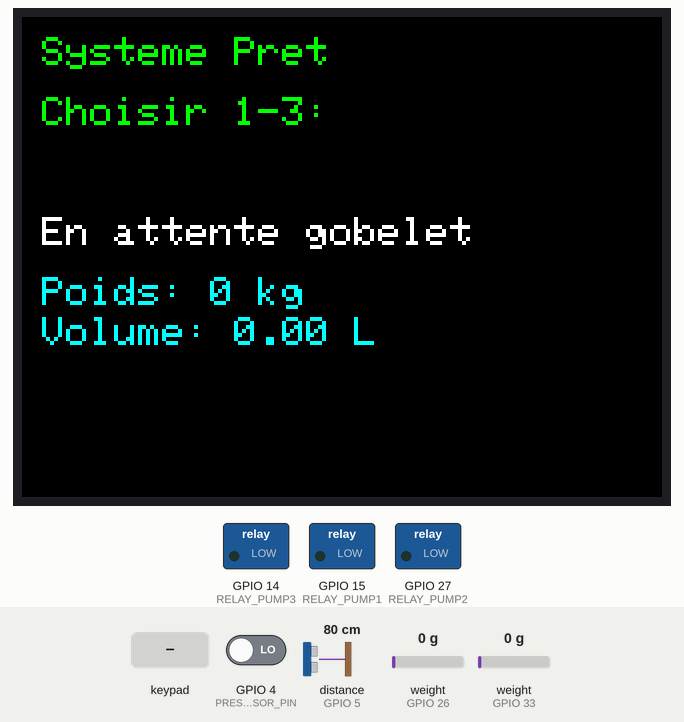
Simulated run of this sketch. Board: ESP32. On the bench: 320×240 colour display, switched loads named in the sketch (green lamp = pin HIGH). The test bench sets the inputs (shaded band); at power-on: distance to the obstacle (sensor on GPIO 5) 80 cm, weight on the scale (sensors on GPIO 26, GPIO 33) 0 g, GPIO 4 (PRESENCE_SENSOR_PIN) LOW. The echo pulse lasts 58.3 µs per cm; WiFi joins after 1.5 s; servers stay silent unless stated; uploads are accepted with an empty reply; what the sketch prints to the serial monitor is not drawn.

Above: at 4.9 s.
5.0 s: key '1' pressed
At 6.3 s:
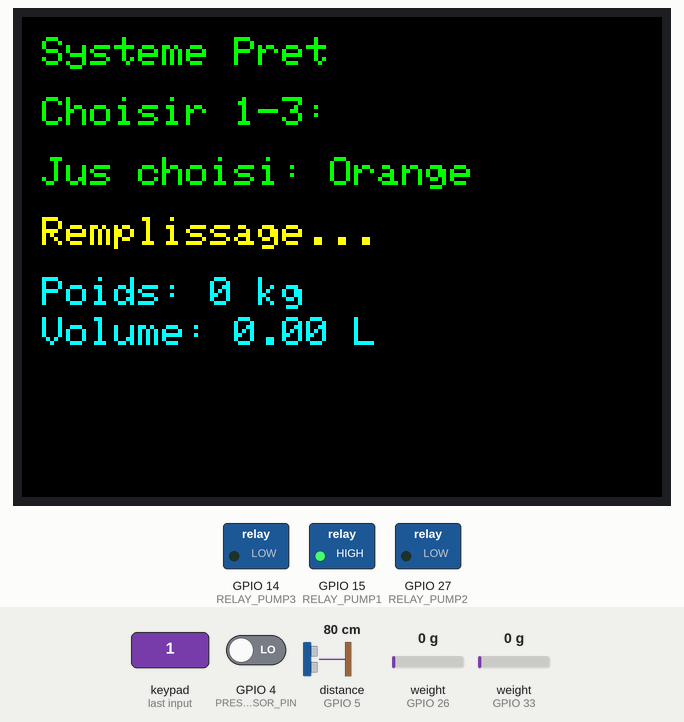
6.9 s: distance to the obstacle (sensor on GPIO 5) set to 25 cm
8.4 s: distance to the obstacle (sensor on GPIO 5) set to 21 cm
At 10.1 s:
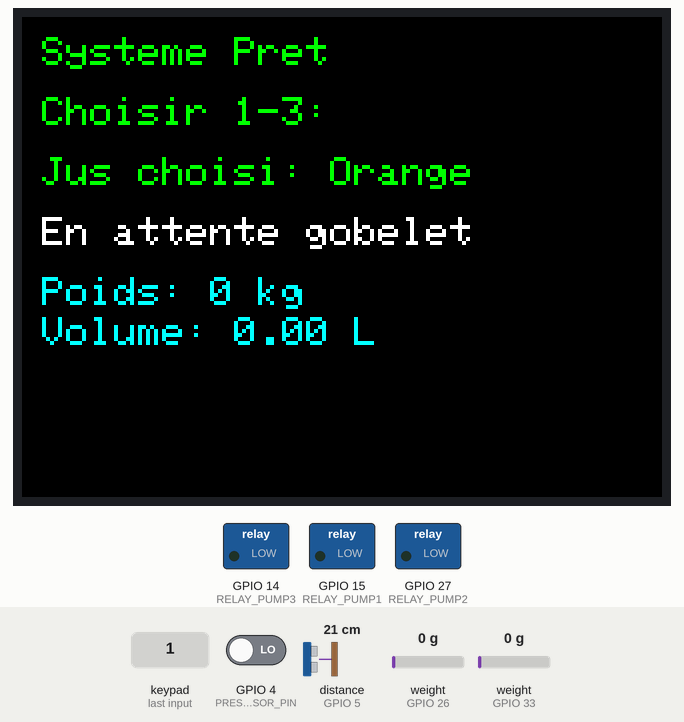
10.8 s: key '2' pressed
At 13.4 s:
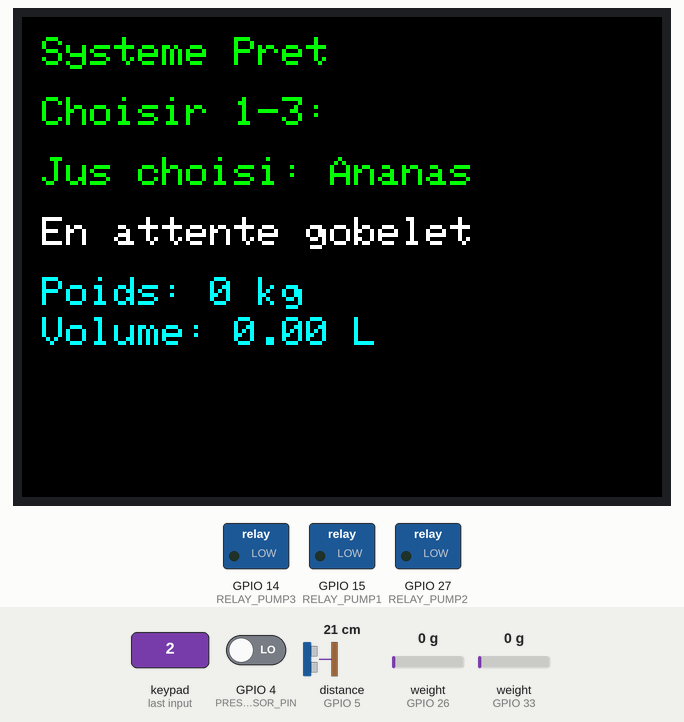
13.8 s: key '3' pressed
At 16.4 s:
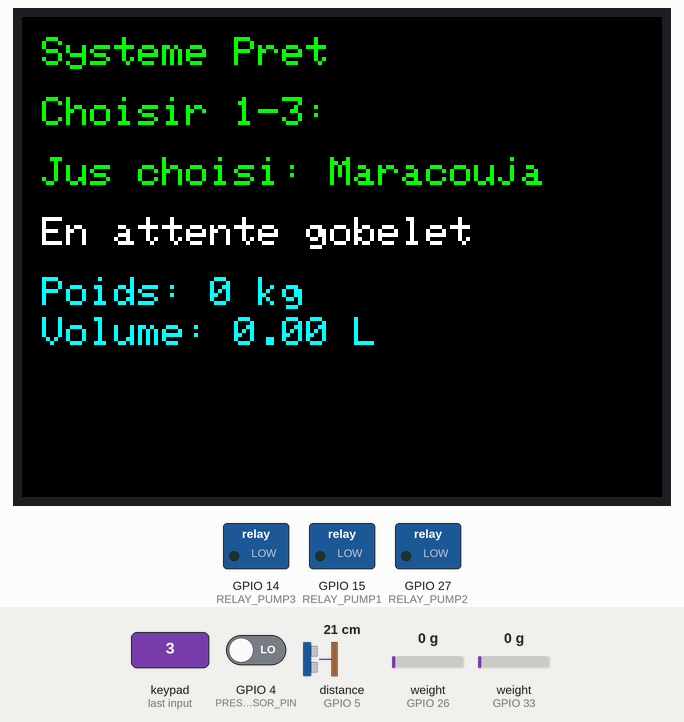
16.7 s: weight on the scale (sensor on GPIO 26) set to 100 g
At 18.9 s:
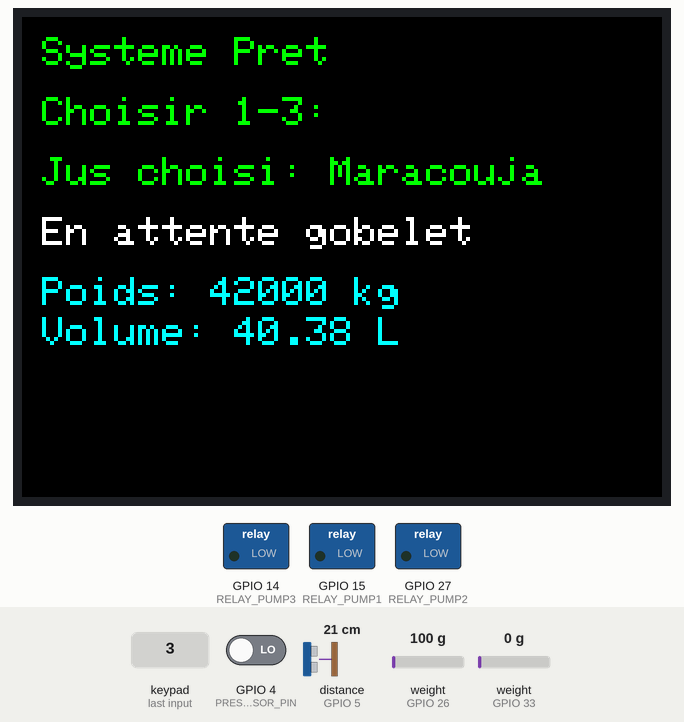
Timing chart, 0 to 19.9 s (numbered marks = the images above; inputs shaded):
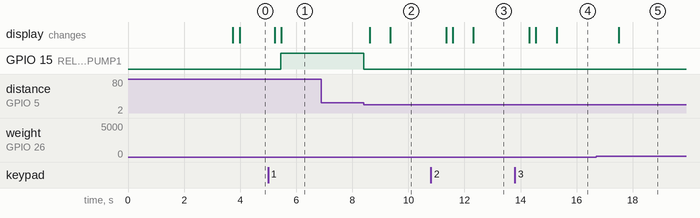

The sketch:

codeDistributeurJus.ino
```cpp
#include <TFT_eSPI.h>
#include <Keypad.h>
#include <NewPing.h>
#include "HX711.h"
#include <WiFi.h>
#include <WebServer.h>
#include <HTTPClient.h>
#include <ArduinoJson.h>
#include <string>

// Wi-Fi
const char* ssid = "FAMILIA YUSUF HAB";
const char* password = "Yusuf2023";

// WebServer
WebServer server(80);

//API Server
const char* apiUrl = "https://juiceapi.onrender.com/api/logs";
const char* apiKey = "Xf8%zL@eWq!39Hb#R^Mt6Jk*PzD!CyV1G$UnQxEo";

// Capteurs HX711
#define HX711_DT1 26
#define HX711_SCK1 25
#define HX711_DT2 33
#define HX711_SCK2 32

HX711 scale1;
HX711 scale2;

// Pompes et capteurs
#define RELAY_PUMP1 15
#define RELAY_PUMP2 27
#define RELAY_PUMP3 14
#define PRESENCE_SENSOR_PIN 4
#define TRIG_PIN 17
#define ECHO_PIN 5

NewPing sonar(TRIG_PIN, ECHO_PIN, 200);
TFT_eSPI tft = TFT_eSPI();

#define FULL_HEIGHT_CM 22
#define SENSOR_TO_EMPTY_CUP_CM 26
#define DENSITE_JUS 1.04

// Clavier
const byte ROWS = 3;
const byte COLS = 1;
char keys[ROWS][COLS] = {{'1'}, {'2'}, {'3'}};
byte rowPins[ROWS] = {16, 22, 13};
byte colPins[COLS] = {12};
Keypad keypad = Keypad(makeKeymap(keys), rowPins, colPins, ROWS, COLS);

int selectedPump = 0;
String nomJus = "Aucun";
int TemoinQuantite = 0;
unsigned long startTime;
unsigned long timeToService = 0;
unsigned long volumeTimer = 0;
bool isPumpActive = false;
void setup() {
  Serial.begin(115200);
  WiFi.begin(ssid, password);
  while (WiFi.status() != WL_CONNECTED) {
    delay(500);
    Serial.print(".");
  }
  Serial.println("Connecté au WiFi !");
  Serial.println(WiFi.localIP());

  // Config Web Server
  //server.on("/", handleWebPage);
  //server.begin();

  // Pompes
  pinMode(RELAY_PUMP1, OUTPUT);
  pinMode(RELAY_PUMP2, OUTPUT);
  pinMode(RELAY_PUMP3, OUTPUT);
  digitalWrite(RELAY_PUMP1, LOW);
  digitalWrite(RELAY_PUMP2, LOW);
  digitalWrite(RELAY_PUMP3, LOW);

  pinMode(PRESENCE_SENSOR_PIN, INPUT);

  // Capteurs poids
  scale1.begin(HX711_DT1, HX711_SCK1);
  scale2.begin(HX711_DT2, HX711_SCK2);
  scale1.set_scale();
  scale2.set_scale();
  scale1.tare();
  scale2.tare();

  // Écran
  tft.init();
  tft.setRotation(1);
  tft.fillScreen(TFT_BLACK);
  tft.setTextSize(2);
  tft.setTextColor(TFT_GREEN, TFT_BLACK);
  tft.setCursor(10, 10);
  tft.println("Systeme Pret");
  tft.setCursor(10, 40);
  tft.println("Choisir 1-3:");
}

void loop() {
  server.handleClient();

  char key = keypad.getKey();
  if (key) {
    if (key == '1') { selectedPump = 1; nomJus = "Orange"; }
    else if (key == '2') { selectedPump = 2; nomJus = "Ananas"; }
    else if (key == '3') { selectedPump = 3; nomJus = "Maracouja"; }

    tft.fillRect(10, 70, 200, 30, TFT_BLACK);
    tft.setCursor(10, 70);
    tft.setTextColor(TFT_GREEN, TFT_BLACK);
    tft.print("Jus choisi: ");
    tft.println(nomJus);
  }

  // Lecture des poids
  float poids1 = scale1.get_units();
  float poids2 = scale2.get_units();
  float poidsTotal = poids1 + poids2;
  float volume = poidsTotal / DENSITE_JUS / 1000.0;

  tft.fillRect(10, 130, 240, 50, TFT_BLACK);
  tft.setCursor(10, 130);
  tft.setTextColor(TFT_CYAN, TFT_BLACK);
  tft.print("Poids: ");
  tft.print(poidsTotal, 0);
  tft.println(" kg");
  Serial.print(poidsTotal);
  Serial.println( " kg ");

  tft.setCursor(10, 150);
  tft.print("Volume: ");
  tft.print(volume, 2);
  tft.println(" L");
  Serial.print(volume);
  Serial.println( " L ");

  // Détection gobelet
  bool gobelet_present = digitalRead(PRESENCE_SENSOR_PIN) == LOW;
  if (gobelet_present && selectedPump > 0) {
    float distance = sonar.ping_cm();
    float niveau_jus = SENSOR_TO_EMPTY_CUP_CM - distance;

    if (distance > FULL_HEIGHT_CM || distance == 0) {
      activerPompe(selectedPump);
      tft.fillRect(10, 100, 240, 30, TFT_BLACK);
      tft.setCursor(10, 100);
      tft.setTextColor(TFT_YELLOW, TFT_BLACK);
      tft.println("Remplissage...");
    } else {
      //timeToService = (millis() - startTime)/1000;
      //volumeTimer = timeToService*450/245;
      // envoi vers le serveur d'API
      //sendToAPI(selectedPump, volumeTimer, "Completed");

      desactiverToutesPompes();
      //TemoinQuantite = 0;

      tft.fillRect(10, 100, 240, 30, TFT_BLACK);
      tft.setCursor(10, 100);
      tft.setTextColor(TFT_RED, TFT_BLACK);
      tft.println("Gobelet Plein");
      selectedPump = 0;
    }
  } else {
    desactiverToutesPompes();
    tft.fillRect(10, 100, 240, 30, TFT_BLACK);
    tft.setCursor(10, 100);
    tft.setTextColor(TFT_WHITE, TFT_BLACK);
    tft.println("En attente gobelet");
  }

  delay(500);
}

void activerPompe(int num) {
  if (!isPumpActive) {  // Si la pompe n'était pas déjà active
    startTime = millis();  // Enregistre le temps de démarrage
    isPumpActive = true;
  }
  digitalWrite(RELAY_PUMP1, num == 1 ? HIGH : LOW);
  digitalWrite(RELAY_PUMP2, num == 2 ? HIGH : LOW);
  digitalWrite(RELAY_PUMP3, num == 3 ? HIGH : LOW);
  //isPumpActive = true;

  TemoinQuantite +=1;
  Serial.println(TemoinQuantite);
}

void desactiverToutesPompes() {

  digitalWrite(RELAY_PUMP1, LOW);
  digitalWrite(RELAY_PUMP2, LOW);
  digitalWrite(RELAY_PUMP3, LOW);

  if (isPumpActive) {  // Si la pompe était active
    timeToService = (millis() - startTime) / 1000.0;  // Ajoute le temps en secondes
    isPumpActive = false;
    volumeTimer = timeToService * 430 / 215;
    sendToAPI(selectedPump, volumeTimer, "completed");
  }

}

void handleWebPage() {
  float poidsTotal = scale1.get_units() + scale2.get_units();
  float volume = poidsTotal / DENSITE_JUS ;

  String page = "<html><head><meta charset='UTF-8'><meta http-equiv='refresh' content='5' />";
  page += "<style>body{font-family:sans-serif;text-align:center;}</style></head><body>";
  page += "<h2>Distributeur de Jus</h2>";
  page += "<p><b>Jus sélectionné:</b> " + nomJus + "</p>";
  page += "<p><b>Poids total:</b> " + String(poidsTotal, 0) + " g</p>";
  page += "<p><b>Volume restant:</b> " + String(volume, 2) + " L</p>";
  page += "<p>Actualisation automatique toutes les 5 secondes</p>";
  page += "</body></html>";

  server.send(200, "text/html", page);
}

void sendToAPI(int pumpNumber, float fillLevel, std::string status) {
  if (WiFi.status() != WL_CONNECTED) {
    Serial.println("Erreur WiFi");
    return;
  }

  HTTPClient http;
  http.begin(apiUrl);
  http.addHeader("x-api-key", apiKey);
  http.addHeader("Content-Type", "application/json");

  // Création du payload JSON
  StaticJsonDocument<200> doc;
  doc["juiceType"] = (pumpNumber == 1) ? "Orange" : (pumpNumber == 2) ? "Ananas" : "Maracouja";
  doc["quantity"] = fillLevel;
  doc["status"] = status;

  String payload;
  serializeJson(doc, payload);
  Serial.println(payload);
  int httpCode = http.POST(payload);

  if (httpCode > 0) {
    Serial.printf("Code HTTP: %d\n", httpCode);
  } else {
    Serial.printf("Échec de la requête: %s\n", http.errorToString(httpCode).c_str());
  }

  http.end();
}
```

Measured:
- the behaviour switches between 23 and 22 cm on distance to the obstacle (sensor on GPIO 5) (found by bisection; images 1 and 2)
- after the input at 5.0 s, GPIO 15 (RELAY_PUMP1): LOW → HIGH after 0.45 s; the display: first changes after 0.23 s (image 1 shows a later state)
- after the input at 6.9 s, every drawn part: stays the same
- after the input at 8.4 s, GPIO 15 (RELAY_PUMP1): HIGH → LOW at once; the display: first changes after 0.22 s (image 2 shows a later state)
- after the input at 10.8 s, the display: changes after 0.55 s (image 3)
- after the input at 13.8 s, the display: changes after 0.51 s (image 4)
- after the input at 16.7 s, the display: changes after 0.80 s (image 5)
